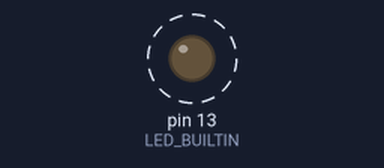
A sketch run on a simulated Arduino Uno, built with avr-gcc and run on an emulated ATmega328P. On the bench: output pins drawn as LEDs (lit = HIGH). Dashed ring = blinking.

Above: at 0.2 s.
Timing chart, 0 to 3.0 s (numbered marks = the images above):
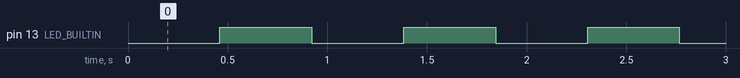

Measured:
- by itself, pin 13 (LED_BUILTIN): alternates HIGH for 0.46 s and LOW for 0.46 s

The sketch:

Timer3_Blink.ino
```cpp
// Visual Micro is in vMicro>General>Tutorial Mode
//
/*
    Name:       Timer3_Blink.ino
    Created:	2018-11-11 13:34:26
    Author:     CALCITE\leifl

    Copy inspired/copied from https://www.instructables.com/id/Arduino-Timer-Interrupts/
*/

// Define User Types below here or use a .h file
//


// Define Function Prototypes that use User Types below here or use a .h file
//


// Define Functions below here or use other .ino or cpp files
//

//timer interrupts
//by Amanda Ghassaei
//June 2012
//https://www.instructables.com/id/Arduino-Timer-Interrupts/

/*
 * This program is free software; you can redistribute it and/or modify
 * it under the terms of the GNU General Public License as published by
 * the Free Software Foundation; either version 3 of the License, or
 * (at your option) any later version.
 *
*/

//timer setup for timer0, timer1, and timer2.
//For arduino uno or any board with ATMEL 328/168.. diecimila, duemilanove, lilypad, nano, mini...

//this code will enable all three arduino timer interrupts.
//timer0 will interrupt at 2kHz
//timer1 will interrupt at 1Hz
//timer2 will interrupt at 8kHz

//storage variables
boolean toggle0 = 0;
boolean toggle1 = 0;
boolean toggle2 = 0;

int timer0_cnt = 0;

void setup() {

    // initialize digital pin LED_BUILTIN as an output.
    pinMode(LED_BUILTIN, OUTPUT);

    cli();//stop interrupts

    //set timer0 interrupt at 2kHz
    TCCR0A = 0;// set entire TCCR2A register to 0
    TCCR0B = 0;// same for TCCR2B
    TCNT0 = 0;//initialize counter value to 0
    // set compare match register for 2khz increments
    OCR0A = 124;// = (16*10^6) / (2000*64) - 1 (must be <256)
    // turn on CTC mode
    TCCR0A |= (1 << WGM01);
    // Set CS01 and CS00 bits for 64 prescaler
    TCCR0B |= (1 << CS01) | (1 << CS00);
    // enable timer compare interrupt
    TIMSK0 |= (1 << OCIE0A);

    //set timer1 interrupt at 1Hz
    TCCR1A = 0;// set entire TCCR1A register to 0
    TCCR1B = 0;// same for TCCR1B
    TCNT1 = 0;//initialize counter value to 0
    // set compare match register for 1hz increments
    OCR1A = 15624;// = (16MHz) / (1*1024) - 1 (must be <65536)
    OCR1A = 7204 ;// 3Hz
    // turn on CTC mode
    TCCR1B |= (1 << WGM12);
    // Set CS12 and CS10 bits for 1024 prescaler
    TCCR1B |= (1 << CS12) | (1 << CS10);
    // enable timer compare interrupt
    TIMSK1 |= (1 << OCIE1A);

    /* Timer 2 not used in this test
    //set timer2 interrupt at 8kHz
    TCCR2A = 0;// set entire TCCR2A register to 0
    TCCR2B = 0;// same for TCCR2B
    TCNT2 = 0;//initialize counter value to 0
    // set compare match register for 8khz increments
    OCR2A = 249;// = (16*10^6) / (8000*8) - 1 (must be <256)
    // turn on CTC mode
    TCCR2A |= (1 << WGM21);
    // Set CS21 bit for 8 prescaler
    TCCR2B |= (1 << CS21);
    // enable timer compare interrupt
    TIMSK2 |= (1 << OCIE2A);
    */

    sei();//allow interrupts

}//end setup

ISR(TIMER0_COMPA_vect) {//timer0 interrupt 2kHz toggles pin 8
//generates pulse wave of frequency 2kHz/2 = 1kHz (takes two cycles for full wave- toggle high then toggle low)
    timer0_cnt++;
}

ISR(TIMER1_COMPA_vect) {//timer1 interrupt 1Hz toggles pin 13 (LED)
//generates pulse wave of frequency 1Hz/2 = 0.5kHz (takes two cycles for full wave- toggle high then toggle low)
    if (toggle1) {
        digitalWrite(LED_BUILTIN, HIGH);
        toggle1 = 0;
    }
    else {
        digitalWrite(LED_BUILTIN, LOW);
        toggle1 = 1;
    }


}

ISR(TIMER2_COMPA_vect) {//timer1 interrupt 8kHz toggles pin 9
//generates pulse wave of frequency 8kHz/2 = 4kHz (takes two cycles for full wave- toggle high then toggle low)
    if (toggle2) {
        digitalWrite(9, HIGH);
        toggle2 = 0;
    }
    else {
        digitalWrite(9, LOW);
        toggle2 = 1;
    }
}


void loop() {
    //do other things here
}
```
